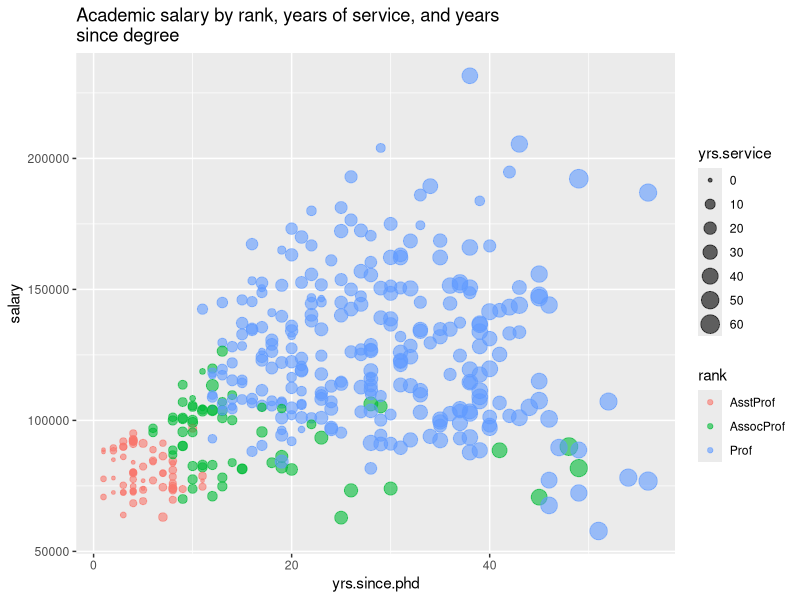

The R script that drew this image:
library(ggplot2)
library(carData)
data(Salaries, package="carData")
ggplot(Salaries, aes(x = yrs.since.phd, y = salary, color = rank, size = yrs.service)) +
geom_point(alpha = .6) + labs(title = "Academic salary by rank, years of service, and years
since degree")

